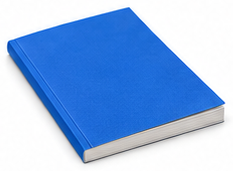
#> input picture dist/assets/colors/book-blue-2.webp, 233 x 171 px, given in place of exec-866328df-129a-4889-a2f5-b9daee41fd29.png, which was not available
$ python prepare-color-assets.py
#> lines starting #> are read from the running program, lines starting #| are printed output that depends on the picture; after the words box and inside, x2 and y2 are one past the last pixel; in counts of white or black regions, pixels touching at a corner belong together; pictures that were not available may be replaced by others from this repository, and a replacement may not be noted
"""Crop reviewed generated contact sheets into independent lossless teaching assets."""
from pathlib import Path
from PIL import Image
from collections import deque
import numpy as np
import shutil,json
ROOT=Path(__file__).resolve().parent.parent
SRC=Path('C:/Users/sinan/.codex/generated_images/01a10cf0-0a37-7a02-93d3-8367278741a6')
OUT=ROOT/'dist/assets/colors'; OUT.mkdir(parents=True,exist_ok=True)
sources={
 'red':'866328df-129a-4889-a2f5-b9daee41fd29',
 'blue':'e2aa0761-42ff-4a75-861e-b2cbc9c975fb',
 'yellow':'0f3fa4b8-aae4-45ee-a6b9-1d86d370e1eb',
 'green':'4ec80640-fd61-4090-a657-ae31481b1db5',
 'extras':'7533004d-29be-4a22-869f-2eec5cfb585c',
 'regions':'a7b6678e-29d5-44f6-a49a-74bcf625cd47',
 'rooms':'3131e622-5e5f-4bb5-81e8-9bf2bc076736',
 'natural':'00c684b8-eff8-4efe-9836-b45a74a0836f',
 'completion':'c1edacec-19d4-41de-9892-1694bdc10925'}
originals=ROOT/'source-assets/colors'; originals.mkdir(parents=True,exist_ok=True)
def object_bounds(im,box):
 """Select the central complete object; crop only, do not change any pixels."""
 band=im.crop(box); pixels=np.asarray(band.convert('RGB'));mask=pixels.min(axis=2)<225
 seen=np.zeros(mask.shape,dtype=bool);height,width=mask.shape;groups=[]
 for yy,xx in zip(*np.where(mask)):
  if seen[yy,xx]:continue
  todo=deque([(yy,xx)]);seen[yy,xx]=True;size=0;left=right=int(xx);top=bottom=int(yy)
  while todo:
   y,x=todo.popleft();size+=1;left=min(left,x);right=max(right,x);top=min(top,y);bottom=max(bottom,y)
   for dy,dx in [(-1,0),(1,0),(0,-1),(0,1)]:
    ny,nx=y+dy,x+dx
    if 0<=ny<height and 0<=nx<width and mask[ny,nx] and not seen[ny,nx]:seen[ny,nx]=True;todo.append((ny,nx))
  if size>100 and top<=height*.6 and bottom>=height*.35:groups.append((size/(1+abs((top+bottom)/2-height/2)/height*4),(left,top,right+1,bottom+1)))
 if not groups:return box
 _,(l,t,r,b)=max(groups)
 return(box[0]+max(0,l-7),box[1]+max(0,t-7),box[0]+min(width,r+7),box[1]+min(height,b+7))
def atlas(key,rows,cols,names):
#> called with key = 'red', rows = 5, cols = 5
 path=SRC/f'exec-{sources[key]}.png'; shutil.copy2(path,originals/f'{key}-atlas.png')
 im=Image.open(path)
#> im is the input picture: PIL image 233x171 RGB; mean R, G, B 147.8, 182, 230.3
 bounds={'red':[0,240,478,700,970,1254],'blue':[0,245,485,701,949,1254],'yellow':[0,245,475,692,935,1254],'green':[0,246,498,721,959,1254],'extras':[0,312,611,928,1254],'completion':[0,410,794,1254]}.get(key)
 for n,name in enumerate(names):
  y,x=divmod(n,cols)
  top=round(bounds[y]*im.height/1254) if bounds else round(y*im.height/rows)
  bottom=round(bounds[y+1]*im.height/1254) if bounds else round((y+1)*im.height/rows)
  box=(round(x*im.width/cols)+4,top+4,round((x+1)*im.width/cols)-4,bottom-4)
  if bounds:
   expanded=(box[0],max(0,box[1]-32),box[2],min(im.height,box[3]+32))
   box=object_bounds(im,expanded)
  im.crop(box).save(OUT/f'{name}.webp',lossless=True,method=6)
#> this loop made 25 passes
#> pass 1, in object_bounds, `band = im.crop(box)`:
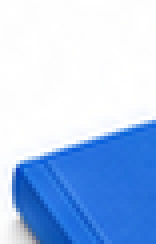
#> band: PIL image 39x61 RGB (shown 4 times larger); mean R, G, B 172.5, 199.9, 239.2
#> pass 1, in object_bounds, `mask = pixels.min(axis=2) < 225`:
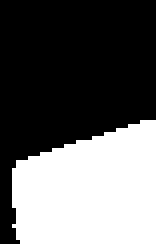
#> mask: shape (61, 39) bool (shown 4 times larger); 38.9% white; 1 white region, box (x1, y1, x2, y2) and area: (3, 30, 39, 61) 925
#> pass 1, in atlas, `im.crop(box).save(OUT/f'{name}.webp',lossless=True,method=6)`:
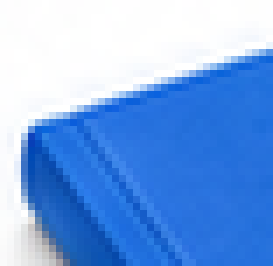
#> saved as sock-red-1.webp: PIL image 39x38 RGB (shown 7 times larger); mean R, G, B 123.1, 167.2, 230.2
#> pass 2, in object_bounds (call 2), `band = im.crop(box)`:
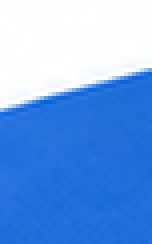
#> band: PIL image 38x61 RGB (shown 4 times larger); mean R, G, B 113.9, 163.2, 232.1
for color in ['red','blue','yellow','green']:
 atlas(color,5,5,[f'{obj}-{color}-{i+1}' for obj in ['sock','book','pencil','wardrobe','door'] for i in range(5)])
#> pass 2 of the loop `for color in ['red','blue','yellow','green']:`:
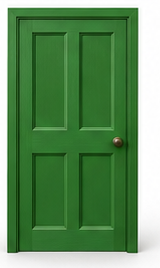
#> input picture dist/assets/colors/door-green-4.webp, 160 x 268 px, given in place of exec-e2aa0761-42ff-4a75-861e-b2cbc9c975fb.png, which was not available
#> in atlas, im is the input picture: PIL image 160x268 RGB; mean R, G, B 99.3, 144.7, 96.1
#> the loop in atlas (call 2), `for n,name in enumerate(names):` made 25 passes
#> pass 1, in object_bounds (call 26), `mask = pixels.min(axis=2) < 225`:
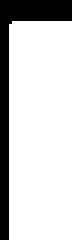
#> mask: shape (80, 24) bool (shown 3 times larger); 79.8% white; 1 black region, box (x1, y1, x2, y2) and area: (0, 0, 24, 80) 388
#> pass 2, in object_bounds (call 27), `mask = pixels.min(axis=2) < 225`:
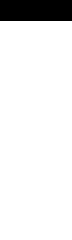
#> mask: shape (80, 24) bool (shown 3 times larger); 91.2% white; 1 black region, box (x1, y1, x2, y2) and area: (0, 0, 24, 7) 168
#> (the run stopped early here; a loop or call above may not have finished)
